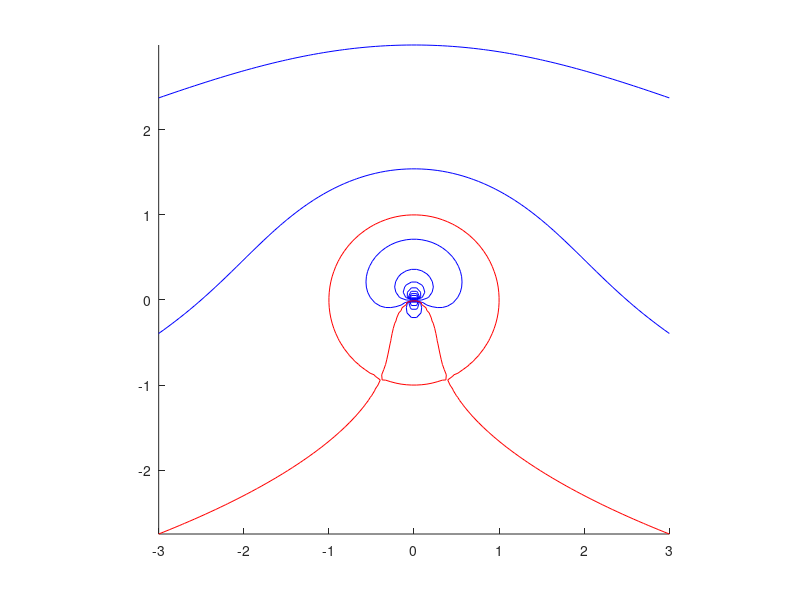

Source code (MATLAB):
clear;
clc;
y = linspace(-3, 3, 100);
x = linspace(-3, 3, 100);

[X, Y] = meshgrid(x, y);
U = 1;
a = 1;
gamma = 4*pi*a*U - 1 ;

R = sqrt(X.^2 + Y.^2) ;
Theta = atan2(Y, X) ;

psi = U*(R-(a^2)./R).*sin(Theta) + gamma*log(R/a)/(2*pi);
phi = U*(R + (a^2)./R).*cos(Theta) - gamma*Theta/(2*pi);



figure1 = figure; 

hold all;
contour(X, Y, psi, 99, '-b', linewidth=1);
hold on; hold all; 
contour(X,Y, psi, [0 0 ], '-r')
% contour(X, Y, phi, 100, '--g', linewidth=2);
pbaspect([1 1 1]);
axis image
saveas(figure1,'flow_past_a_cylinder_with_circulation.png')

